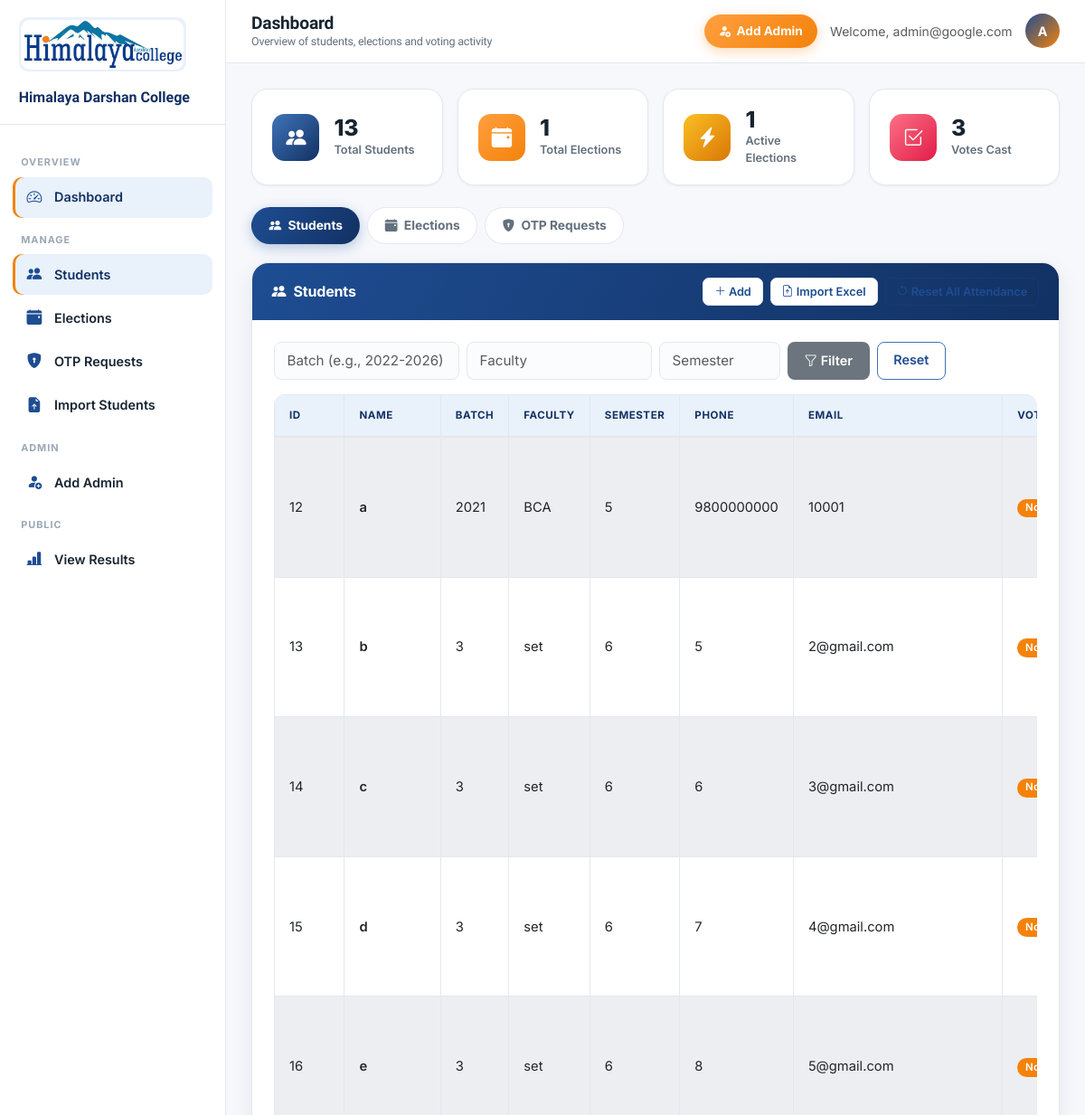
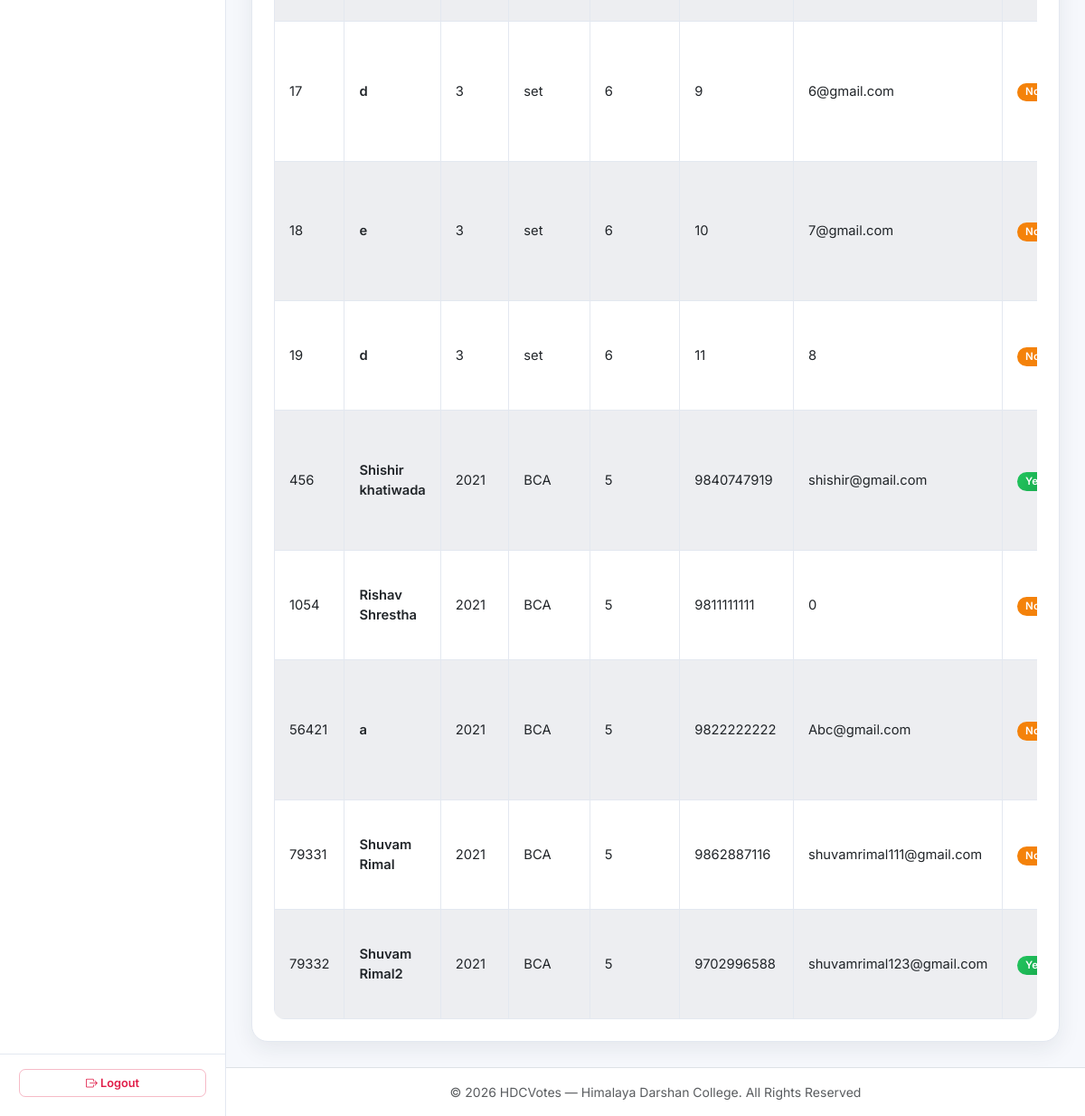
The page /Admin/home.php (signed in) on the database its author committed (2 pictures, top to bottom).
### tables this page shows
CREATE TABLE `student` (
  `student_id` int(11) NOT NULL,
  `student_name` varchar(100) NOT NULL,
  `student_batch` varchar(20) NOT NULL,
  `student_faculty` varchar(50) NOT NULL,
  `student_semester` int(11) NOT NULL CHECK (`student_semester` between 1 and 8),
  `student_phone` varchar(15) DEFAULT NULL,
  `student_email` varchar(100) DEFAULT NULL,
  `student_otp` varchar(6) DEFAULT NULL,
  `voting_status` tinyint(1) DEFAULT 0,
  `is_candidate` tinyint(1) DEFAULT 0,
  `is_present` tinyint(1) NOT NULL DEFAULT 0
);

### Admin/students.php (the view, shortened to what this page needs)
<?php
require_once '../Database/db_connect.php';
$batch = $_GET['batch'] ?? '';
$faculty = $_GET['faculty'] ?? '';
$semester = $_GET['semester'] ?? '';
$sql = "SELECT * FROM student WHERE 1=1";
$result = $conn->query($sql);
?>
<div class="card shadow">
    <div class="card-header bg-primary text-white d-flex justify-content-between align-items-center flex-wrap gap-2">
        <span><i class="bi bi-people-fill me-2"></i>Students</span>
        <div class="d-flex gap-2">
            <a href="add_student.php" class="btn btn-sm btn-light"><i class="bi bi-plus-lg"></i> Add</a>
            <button type="button" class="btn btn-sm btn-light" data-bs-toggle="modal" data-bs-target="#importModal"><i class="bi bi-file-earmark-arrow-up"></i> Import Excel</button>
            <button type="button" class="btn btn-sm btn-outline-light" data-bs-toggle="modal" data-bs-target="#resetAttendanceModal"><i class="bi bi-arrow-counterclockwise"></i> Reset All Attendance</button>
        </div>
    </div>
    <div class="card-body">
        <form method="GET" action="home.php" class="row g-2 mb-3">
            <div class="col-md-3">
                <input type="text" name="batch" class="form-control" placeholder="Batch (e.g., 2022-2026)" value="<?= htmlspecialchars($batch) ?>">
            </div>
            <div class="col-md-3">
                <input type="text" name="faculty" class="form-control" placeholder="Faculty" value="<?= htmlspecialchars($faculty) ?>">
            </div>
            <div class="col-md-2">
                <input type="number" name="semester" class="form-control" placeholder="Semester" value="<?= htmlspecialchars($semester) ?>">
            </div>
            <div class="col-md-4 d-flex gap-2">
                <button type="submit" class="btn btn-secondary"><i class="bi bi-funnel"></i> Filter</button>
                <a href="home.php?section=students" class="btn btn-outline-secondary">Reset</a>
            </div>
        </form>
        <div class="table-responsive">
        <table class="table table-bordered table-striped table-hover align-middle">
            <thead>
                <tr>
                    <th>ID</th><th>Name</th><th>Batch</th><th>Faculty</th><th>Semester</th>
                    <th>Phone</th><th>Email</th><th>Voted</th><th>Candidate</th><th>Present</th>
                </tr>
            </thead>
            <tbody>
            <?php if ($result && $result->num_rows > 0): ?>
                <?php while($row = $result->fetch_assoc()): ?>
                <tr>
                    <td><?= $row['student_id'] ?></td>
                    <td class="fw-semibold"><?= htmlspecialchars($row['student_name']) ?></td>
                    <td><?= htmlspecialchars($row['student_batch']) ?></td>
                    <td><?= htmlspecialchars($row['student_faculty']) ?></td>
                    <td><?= $row['student_semester'] ?></td>
                    <td><?= htmlspecialchars($row['student_phone']) ?></td>
                    <td><?= htmlspecialchars($row['student_email']) ?></td>
                    <td><span class="badge bg-<?= $row['voting_status'] ? 'success' : 'secondary' ?>"><?= $row['voting_status'] ? 'Yes' : 'No' ?></span></td>
                </tr>
                <?php endwhile; ?>
            <?php else: ?>
                <tr><td colspan="11" class="text-center text-muted py-4"><i class="bi bi-inbox display-6 d-block mb-2"></i>No students found.</td></tr>
            <?php endif; ?>
            </tbody>
        </table>
        </div>
    </div>
</div>

### Admin/header.php (shortened to what this page needs)
<!DOCTYPE html>
<html>
<head>
    <link href="https://cdn.jsdelivr.net/npm/bootstrap@5.3.0/dist/css/bootstrap.min.css" rel="stylesheet">
    <link rel="stylesheet" href="https://cdn.jsdelivr.net/npm/bootstrap-icons@1.11.3/font/bootstrap-icons.min.css">
    <link rel="stylesheet" href="../assets/css/custom.css">
</head>
<body>
<?php
    $current = basename($_SERVER['PHP_SELF']);
    $activeSection = $_GET['section'] ?? 'students';
    $adminEmail = $_SESSION['admin_email'] ?? 'Admin';
    $adminInitial = strtoupper(substr($adminEmail, 0, 1));
?>
<div class="admin-shell">
    <aside class="sidebar" id="sidebar">
        <div class="sidebar-brand">
            <span class="brand-icon"><img src="../assets/img/logo.png" alt="Himalaya Darshan College" class="brand-logo brand-logo-sm"></span>
            <br>
            <span>Himalaya Darshan College</span>
        </div>
        <nav class="sidebar-nav">
            <div class="sidebar-section-label">Overview</div>
            <a href="home.php" class="sidebar-link <?= ($current === 'home.php') ? 'active' : '' ?>">
                <i class="bi bi-speedometer2"></i> Dashboard
            </a>
            <div class="sidebar-section-label">Manage</div>
            <a href="home.php?section=students" class="sidebar-link <?= ($current === 'home.php' && $activeSection === 'students') || in_array($current, ['add_student.php','edit_student.php']) ? 'active' : '' ?>">
                <i class="bi bi-people-fill"></i> Students
            </a>
            <a href="home.php?section=events" class="sidebar-link <?= ($current === 'home.php' && $activeSection === 'events') || in_array($current, ['add_event.php','edit_event.php']) ? 'active' : '' ?>">
                <i class="bi bi-calendar-event-fill"></i> Elections
            </a>
            <a href="home.php?section=otp_requests" class="sidebar-link <?= ($current === 'home.php' && $activeSection === 'otp_requests') ? 'active' : '' ?>">
                <i class="bi bi-shield-lock-fill"></i> OTP Requests
            </a>
            <button type="button" class="sidebar-link" data-bs-toggle="modal" data-bs-target="#importModal">
                <i class="bi bi-file-earmark-arrow-up-fill"></i> Import Students
            </button>
            <div class="sidebar-section-label">Admin</div>
            <button type="button" class="sidebar-link" data-bs-toggle="modal" data-bs-target="#addAdminModal">
                <i class="bi bi-person-fill-add"></i> Add Admin
            </button>
            <div class="sidebar-section-label">Public</div>
            <a href="../result.php" target="_blank" class="sidebar-link">
                <i class="bi bi-bar-chart-line-fill"></i> View Results
            </a>
        </nav>
        <div class="sidebar-foot">
            <a href="logout.php" class="btn btn-outline-light btn-sm w-100">
                <i class="bi bi-box-arrow-right"></i> Logout
            </a>
        </div>
    </aside>
    <div class="main-area">
        <div class="topbar">
            <div class="d-flex align-items-center gap-2">
                <div>
                    <h1 class="topbar-title"><?= isset($pageTitle) ? htmlspecialchars($pageTitle) : 'Dashboard' ?>
                        <?php if (isset($pageSubtitle)): ?><span class="sub"><?= htmlspecialchars($pageSubtitle) ?></span><?php endif; ?>
                    </h1>
                </div>
            </div>
            <div class="topbar-right">
                <button type="button" class="btn-add-admin" data-bs-toggle="modal" data-bs-target="#addAdminModal">
                    <i class="bi bi-person-fill-add"></i> <span class="d-none d-sm-inline">Add Admin</span>
                </button>
                <span class="text-muted small d-none d-md-inline">Welcome, <?= htmlspecialchars($adminEmail) ?></span>
                <div class="admin-avatar"><?= $adminInitial ?></div>
            </div>
        </div>
        <div class="content-wrapper">

### Admin/home.php (shortened to what this page needs)
<?php
require_once '../Database/db_connect.php';
$section = $_GET['section'] ?? 'students';
$total_students = $conn->query("SELECT COUNT(*) AS c FROM student")->fetch_assoc()['c'] ?? 0;
$total_elections = $conn->query("SELECT COUNT(*) AS c FROM election")->fetch_assoc()['c'] ?? 0;
$active_elections = $conn->query("SELECT COUNT(*) AS c FROM election WHERE election_status = 'active'")->fetch_assoc()['c'] ?? 0;
$total_votes = $conn->query("SELECT COUNT(*) AS c FROM vote")->fetch_assoc()['c'] ?? 0;
$pageTitle = 'Dashboard';
$pageSubtitle = 'Overview of students, elections and voting activity';
include 'header.php';
?>
<div class="row g-3 mb-4">
    <div class="col-md-3 col-sm-6">
        <div class="stat-card">
            <div class="stat-icon violet"><i class="bi bi-people-fill"></i></div>
            <div>
                <div class="stat-value"><?= (int)$total_students ?></div>
                <div class="stat-label">Total Students</div>
            </div>
        </div>
    </div>
    <div class="col-md-3 col-sm-6">
        <div class="stat-card">
            <div class="stat-icon teal"><i class="bi bi-calendar-event-fill"></i></div>
            <div>
                <div class="stat-value"><?= (int)$total_elections ?></div>
                <div class="stat-label">Total Elections</div>
            </div>
        </div>
    </div>
    <div class="col-md-3 col-sm-6">
        <div class="stat-card">
            <div class="stat-icon amber"><i class="bi bi-lightning-charge-fill"></i></div>
            <div>
                <div class="stat-value"><?= (int)$active_elections ?></div>
                <div class="stat-label">Active Elections</div>
            </div>
        </div>
    </div>
    <div class="col-md-3 col-sm-6">
        <div class="stat-card">
            <div class="stat-icon rose"><i class="bi bi-check2-square"></i></div>
            <div>
                <div class="stat-value"><?= (int)$total_votes ?></div>
                <div class="stat-label">Votes Cast</div>
            </div>
        </div>
    </div>
</div>
<div class="section-tabs">
    <a href="home.php?section=students" class="section-tab <?= $section === 'students' ? 'active' : '' ?>">
        <i class="bi bi-people-fill me-1"></i> Students
    </a>
    <a href="home.php?section=events" class="section-tab <?= $section === 'events' ? 'active' : '' ?>">
        <i class="bi bi-calendar-event-fill me-1"></i> Elections
    </a>
    <a href="home.php?section=otp_requests" class="section-tab <?= $section === 'otp_requests' ? 'active' : '' ?>">
        <i class="bi bi-shield-lock-fill me-1"></i> OTP Requests
    </a>
</div>
<?php if ($section === 'students'): ?>
    <?php include 'students.php'; ?>
<?php elseif ($section === 'otp_requests'): ?>
    <?php include 'otp_requests.php'; ?>
<?php else: ?>
    <?php include 'events.php'; ?>
<?php endif; ?>
<?php include 'footer.php'; ?>

### Admin/footer.php (shortened to what this page needs)
        </div>
        <footer class="text-center py-3 text-muted small border-top" style="background:#fff;">
            &copy; <?= date('Y') ?> HDCVotes &mdash; Himalaya Darshan College. All Rights Reserved
        </footer>
    </div>
</div>
</body>
</html>

### rows shown on the page
student: student_id "12", student_name "a", student_batch "2021", student_faculty "BCA", student_semester "5", student_phone "9800000000", student_email "10001", voting_status "No"
student: student_id "13", student_name "b", student_batch "3", student_faculty "set", student_semester "6", student_phone "5", student_email "2@gmail.com", voting_status "No"
student: student_id "14", student_name "c", student_batch "3", student_faculty "set", student_semester "6", student_phone "6", student_email "3@gmail.com", voting_status "No"
student: student_id "15", student_name "d", student_batch "3", student_faculty "set", student_semester "6", student_phone "7", student_email "4@gmail.com", voting_status "No"
student: student_id "16", student_name "e", student_batch "3", student_faculty "set", student_semester "6", student_phone "8", student_email "5@gmail.com", voting_status "No"
student: student_id "17", student_name "d", student_batch "3", student_faculty "set", student_semester "6", student_phone "9", student_email "6@gmail.com", voting_status "No"
student: student_id "18", student_name "e", student_batch "3", student_faculty "set", student_semester "6", student_phone "10", student_email "7@gmail.com", voting_status "No"
student: student_id "19", student_name "d", student_batch "3", student_faculty "set", student_semester "6", student_phone "11", student_email "8", voting_status "No"
student: student_id "456", student_name "Shishir khatiwada", student_batch "2021", student_faculty "BCA", student_semester "5", student_phone "9840747919", student_email "shishir@gmail.com", voting_status "Yes"
student: student_id "1054", student_name "Rishav Shrestha", student_batch "2021", student_faculty "BCA", student_semester "5", student_phone "9811111111", student_email "0", voting_status "No"
student: student_id "56421", student_name "a", student_batch "2021", student_faculty "BCA", student_semester "5", student_phone "9822222222", student_email "Abc@gmail.com", voting_status "No"
student: student_id "79331", student_name "Shuvam Rimal", student_batch "2021", student_faculty "BCA", student_semester "5", student_phone "9862887116", student_email "shuvamrimal111@gmail.com", voting_status "No"
student: student_id "79332", student_name "Shuvam Rimal2", student_batch "2021", student_faculty "BCA", student_semester "5", student_phone "9702996588", student_email "shuvamrimal123@gmail.com", voting_status "Yes"

### other values the page prints
$pageTitle "Dashboard"
$pageSubtitle "Overview of students, elections and voting activity"
$adminEmail "admin@google.com"
$adminInitial "A"
$total_students "13"
$total_elections "1"
$active_elections "1"
$total_votes "3"
